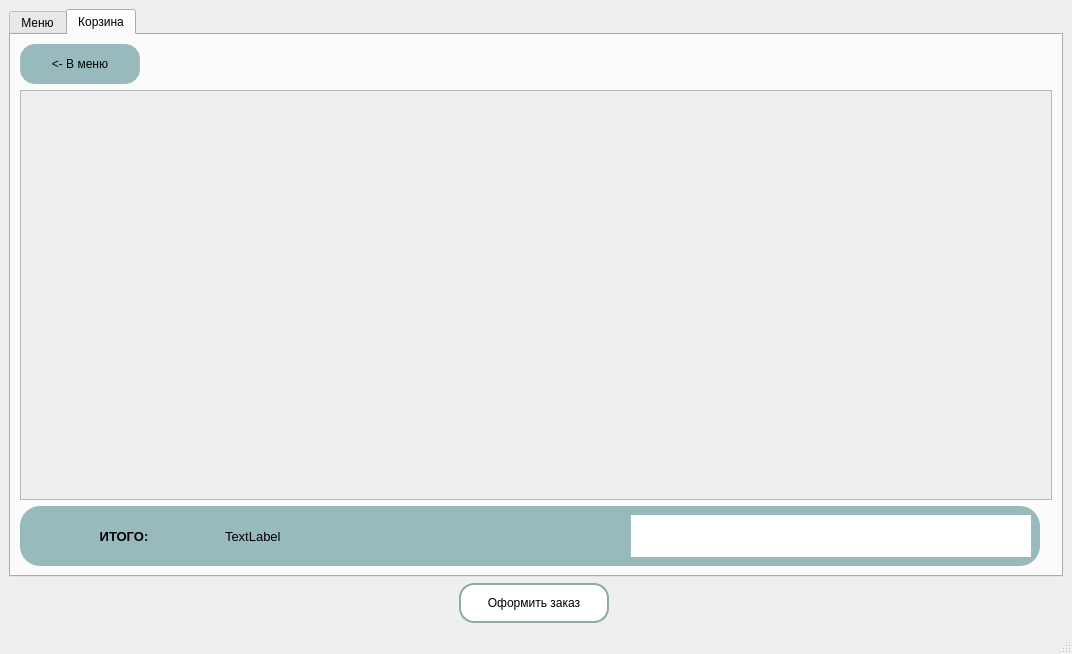
<?xml version="1.0" encoding="UTF-8"?>
<ui version="4.0">
 <class>MainWindow</class>
 <widget class="QMainWindow" name="MainWindow">
  <property name="geometry">
   <rect>
    <x>0</x>
    <y>0</y>
    <width>1072</width>
    <height>654</height>
   </rect>
  </property>
  <property name="windowTitle">
   <string>MainWindow</string>
  </property>
  <widget class="QWidget" name="centralwidget">
   <layout class="QVBoxLayout" name="verticalLayout">
    <item>
     <widget class="QTabWidget" name="tabWidget">
      <property name="currentIndex">
       <number>1</number>
      </property>
      <widget class="QWidget" name="tab">
       <attribute name="title">
        <string>Меню</string>
       </attribute>
       <widget class="QLabel" name="label">
        <property name="geometry">
         <rect>
          <x>50</x>
          <y>30</y>
          <width>111</width>
          <height>21</height>
         </rect>
        </property>
        <property name="text">
         <string>Категории блюд</string>
        </property>
       </widget>
       <widget class="QListWidget" name="listWidget">
        <property name="geometry">
         <rect>
          <x>10</x>
          <y>50</y>
          <width>191</width>
          <height>501</height>
         </rect>
        </property>
       </widget>
       <widget class="QLineEdit" name="searchLineEdit">
        <property name="geometry">
         <rect>
          <x>220</x>
          <y>15</y>
          <width>250</width>
          <height>30</height>
         </rect>
        </property>
        <property name="placeholderText">
         <string>Введите название блюда...</string>
        </property>
       </widget>
       <widget class="QPushButton" name="searchButton">
        <property name="geometry">
         <rect>
          <x>470</x>
          <y>15</y>
          <width>75</width>
          <height>30</height>
         </rect>
        </property>
        <property name="styleSheet">
         <string notr="true">background-color:rgb(153, 186, 189); color: white;</string>
        </property>
        <property name="text">
         <string>Поиск</string>
        </property>
       </widget>
       <widget class="QComboBox" name="filterComboBox">
        <property name="geometry">
         <rect>
          <x>560</x>
          <y>15</y>
          <width>150</width>
          <height>30</height>
         </rect>
        </property>
        <item>
         <property name="text">
          <string>Все категории</string>
         </property>
        </item>
        <item>
         <property name="text">
          <string>По названию</string>
         </property>
        </item>
        <item>
         <property name="text">
          <string>По цене (возр.)</string>
         </property>
        </item>
        <item>
         <property name="text">
          <string>По цене (убыв.)</string>
         </property>
        </item>
       </widget>
       <widget class="QScrollArea" name="scrollArea">
        <property name="geometry">
         <rect>
          <x>210</x>
          <y>50</y>
          <width>791</width>
          <height>501</height>
         </rect>
        </property>
        <property name="widgetResizable">
         <bool>true</bool>
        </property>
        <widget class="QWidget" name="scrollAreaWidgetContents">
         <property name="geometry">
          <rect>
           <x>0</x>
           <y>0</y>
           <width>789</width>
           <height>499</height>
          </rect>
         </property>
         <layout class="QVBoxLayout" name="menuLayout"/>
        </widget>
       </widget>
       <widget class="QToolButton" name="toolButton">
        <property name="geometry">
         <rect>
          <x>920</x>
          <y>10</y>
          <width>61</width>
          <height>41</height>
         </rect>
        </property>
        <property name="styleSheet">
         <string>background-color:rgb(255, 107, 107);</string>
        </property>
        <property name="text">
         <string>Корзина</string>
        </property>
       </widget>
      </widget>
      <widget class="QWidget" name="tab_2">
       <attribute name="title">
        <string>Корзина</string>
       </attribute>
       <layout class="QVBoxLayout" name="verticalLayout_3">
        <item>
         <layout class="QVBoxLayout" name="verticalLayout_2">
          <item>
           <widget class="QPushButton" name="pushButton">
            <property name="sizePolicy">
             <sizepolicy hsizetype="Fixed" vsizetype="Fixed">
              <horstretch>0</horstretch>
              <verstretch>0</verstretch>
             </sizepolicy>
            </property>
            <property name="minimumSize">
             <size>
              <width>120</width>
              <height>40</height>
             </size>
            </property>
            <property name="styleSheet">
             <string notr="true">border-radius:15px; background-color:rgb(153, 186, 189);</string>
            </property>
            <property name="text">
             <string>&lt;- В меню</string>
            </property>
           </widget>
          </item>
          <item>
           <widget class="QScrollArea" name="scrollArea_2">
            <property name="widgetResizable">
             <bool>true</bool>
            </property>
            <widget class="QWidget" name="scrollAreaWidgetContents_2">
             <property name="geometry">
              <rect>
               <x>0</x>
               <y>0</y>
               <width>1018</width>
               <height>361</height>
              </rect>
             </property>
             <widget class="QWidget" name="verticalLayoutWidget_2">
              <property name="geometry">
               <rect>
                <x>10</x>
                <y>10</y>
                <width>1001</width>
                <height>381</height>
               </rect>
              </property>
              <layout class="QVBoxLayout" name="verticalLayout_4"/>
             </widget>
            </widget>
           </widget>
          </item>
          <item>
           <widget class="QFrame" name="frame">
            <property name="sizePolicy">
             <sizepolicy hsizetype="Fixed" vsizetype="Fixed">
              <horstretch>0</horstretch>
              <verstretch>0</verstretch>
             </sizepolicy>
            </property>
            <property name="minimumSize">
             <size>
              <width>1020</width>
              <height>60</height>
             </size>
            </property>
            <property name="maximumSize">
             <size>
              <width>1020</width>
              <height>80</height>
             </size>
            </property>
            <property name="styleSheet">
             <string notr="true">border-radius:20px; background-color:rgb(153, 186, 189);</string>
            </property>
            <property name="frameShape">
             <enum>QFrame::StyledPanel</enum>
            </property>
            <property name="frameShadow">
             <enum>QFrame::Raised</enum>
            </property>
            <layout class="QHBoxLayout" name="horizontalLayout">
             <item>
              <widget class="QLabel" name="label_2">
               <property name="sizePolicy">
                <sizepolicy hsizetype="Fixed" vsizetype="Fixed">
                 <horstretch>0</horstretch>
                 <verstretch>0</verstretch>
                </sizepolicy>
               </property>
               <property name="minimumSize">
                <size>
                 <width>0</width>
                 <height>40</height>
                </size>
               </property>
               <property name="maximumSize">
                <size>
                 <width>190</width>
                 <height>40</height>
                </size>
               </property>
               <property name="font">
                <font>
                 <pointsize>10</pointsize>
                 <weight>75</weight>
                 <bold>true</bold>
                </font>
               </property>
               <property name="text">
                <string>ИТОГО:</string>
               </property>
               <property name="alignment">
                <set>Qt::AlignCenter</set>
               </property>
              </widget>
             </item>
             <item>
              <widget class="QLabel" name="label_3">
               <property name="font">
                <font>
                 <pointsize>10</pointsize>
                </font>
               </property>
               <property name="text">
                <string>TextLabel</string>
               </property>
               <property name="alignment">
                <set>Qt::AlignLeading|Qt::AlignLeft|Qt::AlignVCenter</set>
               </property>
              </widget>
             </item>
             <item>
              <widget class="QLineEdit" name="lineEdit">
               <property name="sizePolicy">
                <sizepolicy hsizetype="Fixed" vsizetype="Fixed">
                 <horstretch>0</horstretch>
                 <verstretch>0</verstretch>
                </sizepolicy>
               </property>
               <property name="minimumSize">
                <size>
                 <width>400</width>
                 <height>42</height>
                </size>
               </property>
               <property name="styleSheet">
                <string notr="true">background-color: rgb(255, 255, 255);
border-radius:0px;</string>
               </property>
              </widget>
             </item>
            </layout>
           </widget>
          </item>
         </layout>
        </item>
       </layout>
      </widget>
     </widget>
    </item>
    <item>
     <widget class="QPushButton" name="pushButton_2">
      <property name="sizePolicy">
       <sizepolicy hsizetype="Fixed" vsizetype="Fixed">
        <horstretch>0</horstretch>
        <verstretch>0</verstretch>
       </sizepolicy>
      </property>
      <property name="minimumSize">
       <size>
        <width>600</width>
        <height>40</height>
       </size>
      </property>
      <property name="maximumSize">
       <size>
        <width>16777215</width>
        <height>16777215</height>
       </size>
      </property>
      <property name="layoutDirection">
       <enum>Qt::LeftToRight</enum>
      </property>
      <property name="styleSheet">
       <string notr="true">margin-left:450px;background-color: rgb(255, 255, 255);border-radius:15px;
border: 2px solid rgb(140, 169, 172);</string>
      </property>
      <property name="text">
       <string>Оформить заказ</string>
      </property>
      <property name="checkable">
       <bool>false</bool>
      </property>
     </widget>
    </item>
   </layout>
  </widget>
  <widget class="QMenuBar" name="menubar">
   <property name="geometry">
    <rect>
     <x>0</x>
     <y>0</y>
     <width>1072</width>
     <height>26</height>
    </rect>
   </property>
  </widget>
  <widget class="QStatusBar" name="statusbar"/>
 </widget>
 <resources/>
 <connections/>
</ui>
